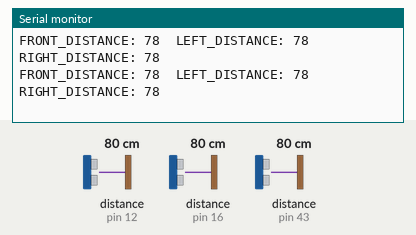
Simulated run of this sketch. Board: Arduino Mega 2560, built with avr-gcc and run on an emulated ATmega2560. Parts: the last lines printed to the serial monitor. Wiring (inferred from the names in the program): 3 × ultrasonic range finder: trigger pin 11, echo pin 12 / trigger pin 17, echo pin 16 / trigger A5, echo pin 43. Inputs (shaded band) come from the test bench; at power-on: distance to the obstacle (sensors on pin 12, pin 16, pin 43) 80 cm. The echo pulse lasts 58.3 µs per cm.

Above: at 1.2 s.
1.3 s: distance to the obstacle (sensor on pin 12) set to 2 cm
At 1.36 s:
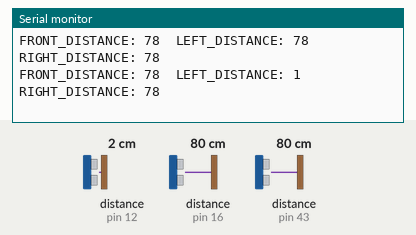
4.3 s: distance to the obstacle (sensor on pin 16) set to 2 cm
At 4.32 s:
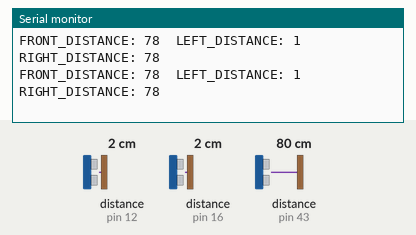
7.3 s: distance to the obstacle (sensor on pin 43) set to 2 cm
At 7.34 s:
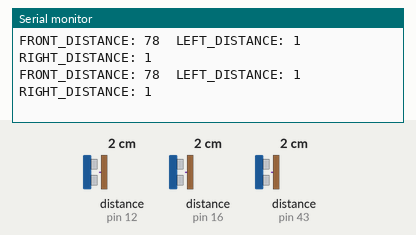
10.3 s: distance to the obstacle (sensor on pin 12) set to 18 cm
At 10.31 s:
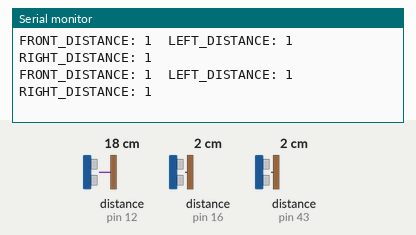
13.3 s: distance to the obstacle (sensor on pin 16) set to 18 cm
At 13.33 s:
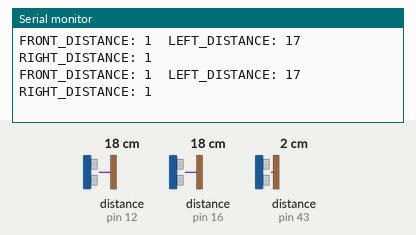
16.3 s: distance to the obstacle (sensor on pin 43) set to 18 cm
At 16.35 s:
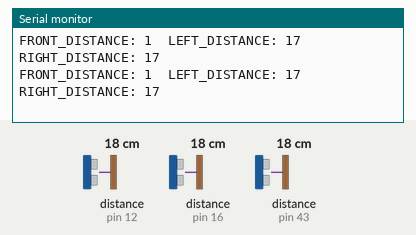
Timing chart, 0 to 19.3 s (numbered marks = the images above; inputs shaded):
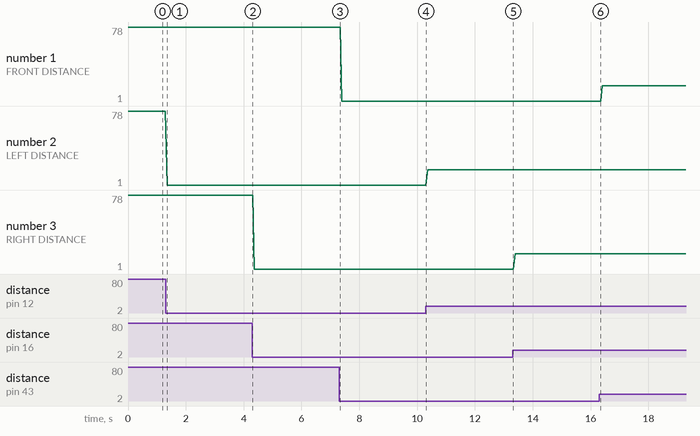

The sketch:

dynamic_ultrasonic.ino
```cpp
/*
  INNOVATOR INTERNATIONAL (PVT)LTD.
  https://www.innovator.lk/
  -----------------------------------------------------------------
  Development Platform : Dynamic 1.0
  (mobile robot development platform)
  -----------------------------------------------------------------
  hc-sr04 Ultrasonic Distance Sensor Example.
  -----------------------------------------------------------------
  Hardware setup :
  PINS of the ultrasonic sensors are already mapped and
  connected.PINs are as follows :

  front ultrasonic sensor TRIG PIN -> Arduino analog PIN 5(A5)
  front ultrasonic sensor ECHO PIN -> Arduino analog PIN 43(D43)

  left ultrasonic sensor TRIG PIN -> Arduino analog PIN 11(D11)
  left ultrasonic sensor ECHO PIN -> Arduino analog PIN 12(D12)

  right ultrasonic sensor TRIG PIN -> Arduino analog PIN 17(D17)
  right ultrasonic sensor ECHO PIN -> Arduino analog PIN 16(D16)
  -----------------------------------------------------------------
  23 march 2021
*/

const int FRONT_TRIG_PIN = A5; // the number of the PIN, that front ultrasonic sensor's trigger PIN is connected to.
const int FRONT_ECHO_PIN = 43;// the number of the PIN, that front ultrasonic sensor's echo PIN is connected to.

const int LEFT_TRIG_PIN = 11;// the number of the PIN, that left ultrasonic sensor's trigger PIN is connected to.
const int LEFT_ECHO_PIN = 12;// the number of the PIN, that left ultrasonic sensor's echo PIN is connected to.

const int RIGHT_TRIG_PIN = 17;// the number of the PIN, that right ultrasonic sensor's trigger PIN is connected to.
const int RIGHT_ECHO_PIN = 16;// the number of the PIN, that right ultrasonic sensor's echo PIN is connected to.

long FRONT_DURATION;//variable to store the duration.
int FRONT_DISTANCE;//variable to store the duration.

long LEFT_DURATION;//variable to store the duration.
int LEFT_DISTANCE;//variable to store the duration.

long RIGHT_DURATION;//variable to store the duration.
int RIGHT_DISTANCE;//variable to store the duration.

void setup() {

  //initializing all TRIG PINs as outputs.
  pinMode(FRONT_TRIG_PIN, OUTPUT);
  pinMode(LEFT_TRIG_PIN, OUTPUT);
  pinMode(RIGHT_TRIG_PIN, OUTPUT);

  //initializing all ECHO PINs as outputs.
  pinMode(FRONT_ECHO_PIN, INPUT);
  pinMode(LEFT_ECHO_PIN, INPUT);
  pinMode(RIGHT_ECHO_PIN, INPUT);

  Serial.begin(9600);//starting serial communication between arduino and computer.
}

void loop() {


  //-------------------------front ultrasonic sensor------------------------------

  digitalWrite(FRONT_TRIG_PIN, LOW);//turning off the trigger if its already on.
  delayMicroseconds(2);//waiting for two microseconds.

  digitalWrite(FRONT_TRIG_PIN, HIGH);//turning on the trigger.
  delayMicroseconds(10);//waiting for ten microseconds.

  digitalWrite(FRONT_TRIG_PIN, LOW);//turning off the trigger.

  //doing the calculations
  FRONT_DURATION = pulseIn(FRONT_ECHO_PIN, HIGH);
  FRONT_DISTANCE = FRONT_DURATION * 0.034 / 2;

  //printing calculations to the serial monitor.
  Serial.print("FRONT_DISTANCE: ");
  Serial.print(FRONT_DISTANCE);


//  //-------------------------left ultrasonic sensor------------------------------

  digitalWrite(LEFT_TRIG_PIN, LOW);//turning off the trigger if its already on.
  delayMicroseconds(2);//waiting for two microseconds.

  digitalWrite(LEFT_TRIG_PIN, HIGH);//turning on the trigger.
  delayMicroseconds(10);//waiting for ten microseconds.

  digitalWrite(LEFT_TRIG_PIN, LOW);//turning off the trigger.

  //doing the calculations
  LEFT_DURATION = pulseIn(LEFT_ECHO_PIN, HIGH);
  LEFT_DISTANCE = LEFT_DURATION * 0.034 / 2;

  //printing calculations to the serial monitor.
  Serial.print("  LEFT_DISTANCE: ");
  Serial.print(LEFT_DISTANCE);


  //-------------------------right ultrasonic sensor------------------------------

  digitalWrite(RIGHT_TRIG_PIN, LOW);//turning off the trigger if its already on.
  delayMicroseconds(2);//waiting for two microseconds.

  digitalWrite(RIGHT_TRIG_PIN, HIGH);//turning on the trigger.
  delayMicroseconds(10);//waiting for ten microseconds.

  digitalWrite(RIGHT_TRIG_PIN, LOW);//turning off the trigger.

  //doing the calculations
  RIGHT_DURATION = pulseIn(RIGHT_ECHO_PIN, HIGH);
  RIGHT_DISTANCE = RIGHT_DURATION * 0.034 / 2;

  //printing calculations to the serial monitor.
  Serial.print("  RIGHT_DISTANCE: ");
  Serial.println(RIGHT_DISTANCE);
}
```

Measured:
- after the input at 1.3 s, the serial monitor: prints a new line after 0.06 s (image 1)
- plotted number 2: 78 → 1 after the input at 1.3 s, 1 → 17 after the input at 10.3 s
